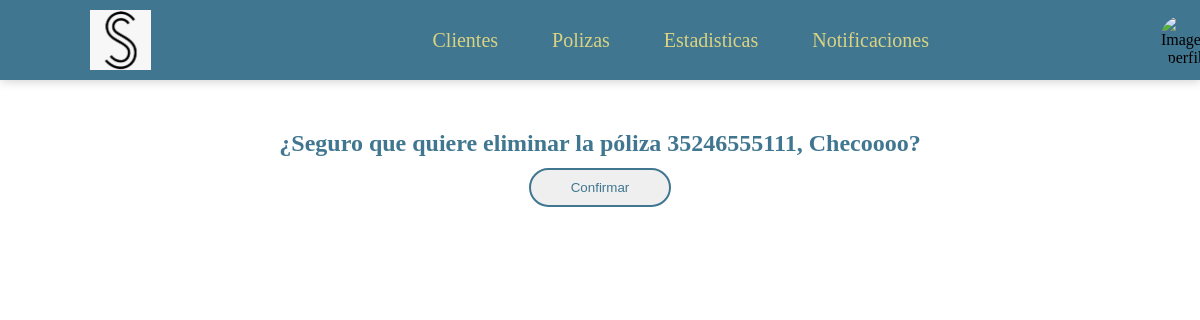
Before: /clientes/polizas/eliminar/1 with the older database file.
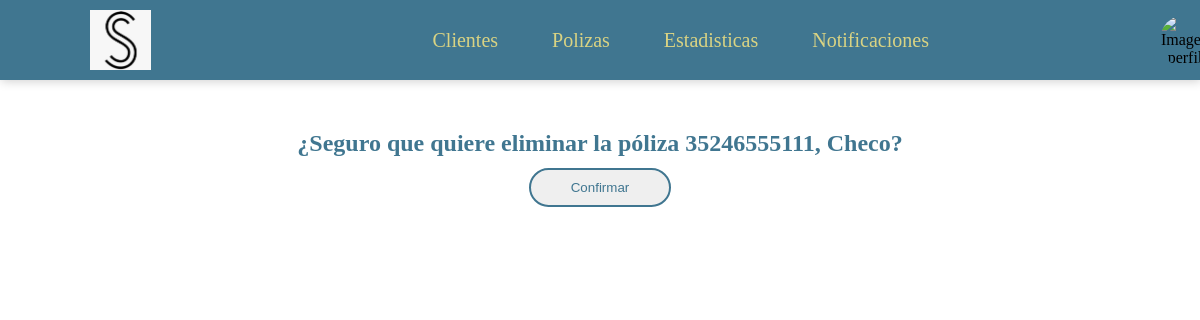
After: the same page with the newer database file.
### Clientes/models.py (models this page shows, shortened)
class Poliza (models.Model):
    num_poliza = models.CharField(max_length=30)
    deducible = models.CharField(max_length=30)
    fecha_inicio = models.DateField()
    fecha_termino = models.DateField()
    tipo_poliza = models.ForeignKey(Tipos_Poliza, on_delete=models.CASCADE)
    periodo_pago = models.ForeignKey(Periodos_Pago, on_delete=models.CASCADE)
    cliente = models.ForeignKey(Cliente, on_delete=models.CASCADE)
    status = models.ForeignKey(Status, on_delete=models.CASCADE)
    def __str__(self):
        return self.num_poliza +", "+ self.cliente.nombre

class Cliente (models.Model):
    nombre = models.CharField(max_length=30)
    ap_paterno = models.CharField(max_length=30)
    ap_materno = models.CharField(max_length=30)
    fecha_nacimiento = models.DateField(null=True, blank=True)
    email = models.EmailField(null=True, blank=True, default="")
    num_celular = models.CharField(max_length=10)
    num_fijo = models.CharField(max_length=10, null=True, blank=True, default="")
    codigo_postal = models.CharField(max_length=5, null=True, blank=True, default="")
    colonia = models.CharField(max_length=30)
    direccion = models.CharField(max_length=30)
    rfc = models.CharField(max_length=30, null=True, blank=True, default="")
    fecha_registro = models.DateField()
    agente = models.ForeignKey(Agente, on_delete=models.CASCADE)
    status = models.ForeignKey(Status, on_delete=models.CASCADE)

### Clientes/views.py (the view)
# urls.py: path('polizas/eliminar/<int:id_poliza>',views.eliminarPoliza,name='eliminar_poliza'),
def eliminarPoliza(request, id_poliza):
    poliza = Poliza.objects.get(id = id_poliza)
    if request.method == 'POST':
        poliza.delete()
        return redirect('Clientes:polizas')
    return render(request,'poliza_eliminar.html', {'poliza':poliza})

### Clientes/templates/poliza_eliminar.html (shortened to what this page needs)
{%extends "header.html"%}
{% block content %}
<section class="form-delete">
    <form method="POST">
        <h2>¿Seguro que quiere eliminar la póliza {{poliza}}?</h2>
        <div class="b-g">
            <button type="submit">Confirmar</button>
        </div>
    </form>
</section>
{% endblock%}

Changed rows visible on the page:
changed through a linked row, Poliza: num_poliza+cliente "35246555111, Checoooo" → "35246555111, Checo"
